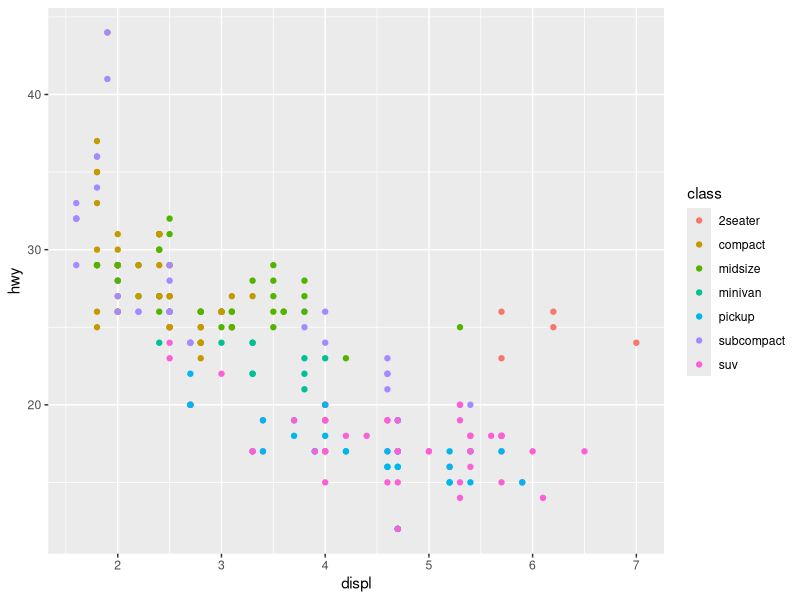
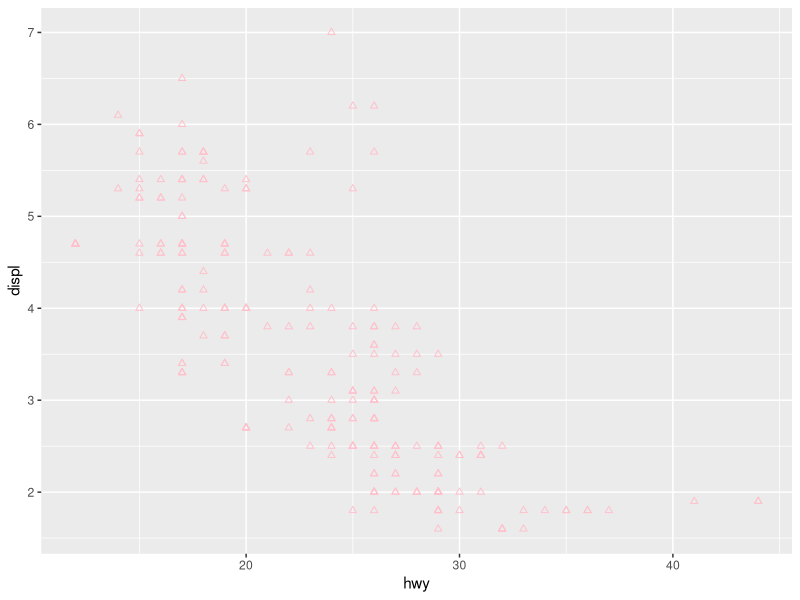
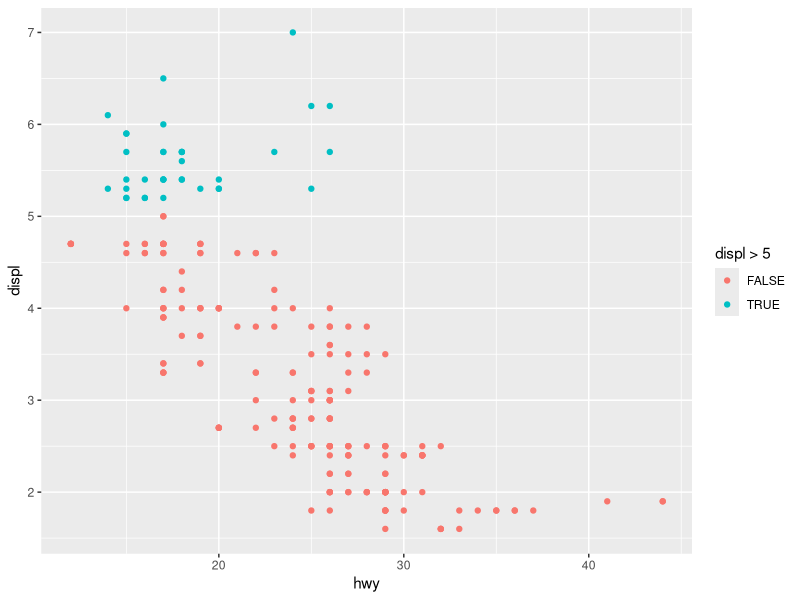

Source code (R) for these figures, in order:

# 1 - camadas -------------------------------------------------------------

library(tidyverse)
mpg
# utilizando o banco de dados mpg, vamos visualizar a eficiencia dos carros 
# hwy com base no tamanho do motor displ em relacao ao modelo do carro class
# para visualizar em um ggplot a relacao comparativa entre esses 3 aspectos. 


ggplot(mpg, aes(x = displ, y = hwy, color = class))+
  geom_point()

# exercise:
# Create a scatterplot of hwy vs. 
# displ where the points are pink filled in triangles.


ggplot(mpg, aes(x = hwy, y = displ))+
  geom_point(shape = 2, colour = "pink", fill = "pink")


ggplot(mpg, aes(x = hwy, y = displ, color = displ > 5))+
  geom_point()

# objetos geometricos:
# parei aqui 10.3 Geometric objects





